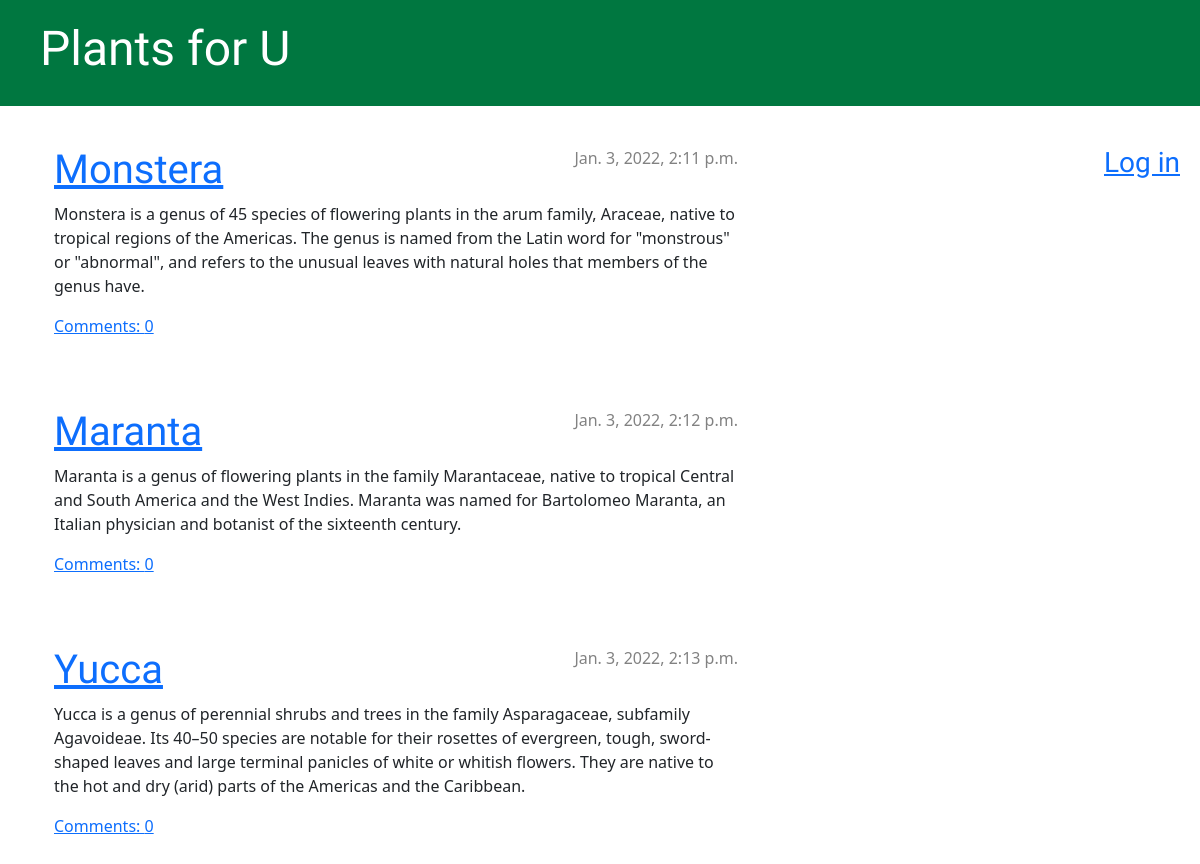
The app's page /, older data.
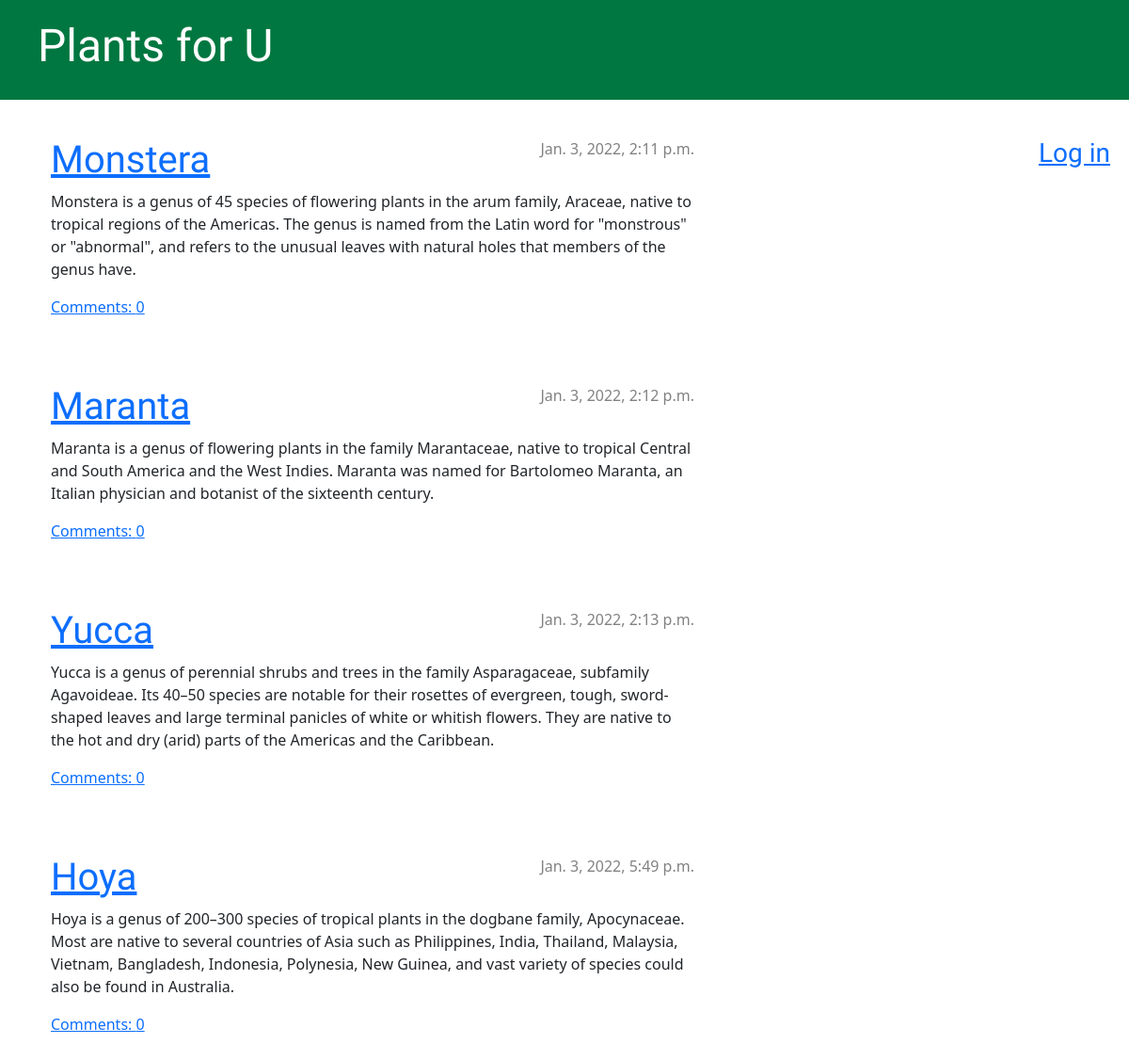
The same page, newer data.
### blog/models.py (models this page shows, shortened)
class Post(models.Model):
    author = models.ForeignKey(settings.AUTH_USER_MODEL, on_delete=models.CASCADE)
    title = models.CharField(max_length=200)
    text = models.TextField()
    created_date = models.DateTimeField(default=timezone.now)
    published_date = models.DateTimeField(blank=True, null=True)

### blog/views.py (the view)
# urls.py: path('', views.post_list, name='post_list'),
def post_list(request):
    posts = Post.objects.filter(published_date__lte=timezone.now()).order_by('published_date')
    return render(request, 'blog/post_list.html', {'posts': posts})

### blog/templates/blog/post_list.html
{% extends 'blog/base.html' %}
{% block content %}
    {% for post in posts %}
        <div class="post">
            <div class="date">
                {{ post.published_date }}
            </div>
            <h1><a href="{% url 'post_detail' pk=post.pk %}">{{ post.title }}</a></h1>
            <p>{{ post.text|linebreaksbr }}</p>
            <a href="{% url 'post_detail' pk=post.pk %}">Comments: {{ post.comments.count }}</a>
        </div>
    {% endfor %}
{% endblock content %}

Row changes from the older to the newer data that the page shows:
added Post: published_date "Jan. 3, 2022, 5:49 p.m.", title "Hoya", text "Hoya is a genus of 200–300 species of tropical plants in the dogbane family, Apocynaceae. Most are native to several countries of Asia such as Philippines, India, Thailand, Malaysia, Vietnam, Bangladesh, Indonesia, Polynesia, New Guinea, and vast variety of species could also be found in Australia.", comments.count "0"
